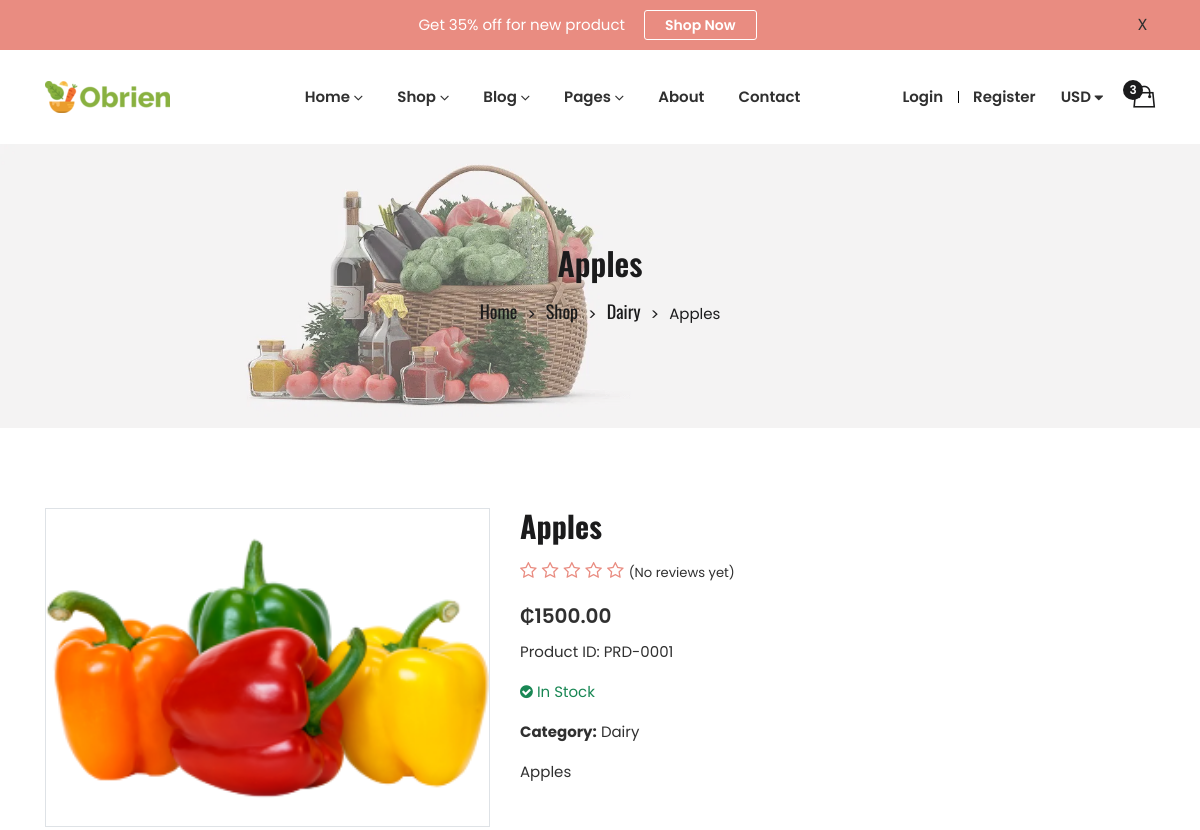
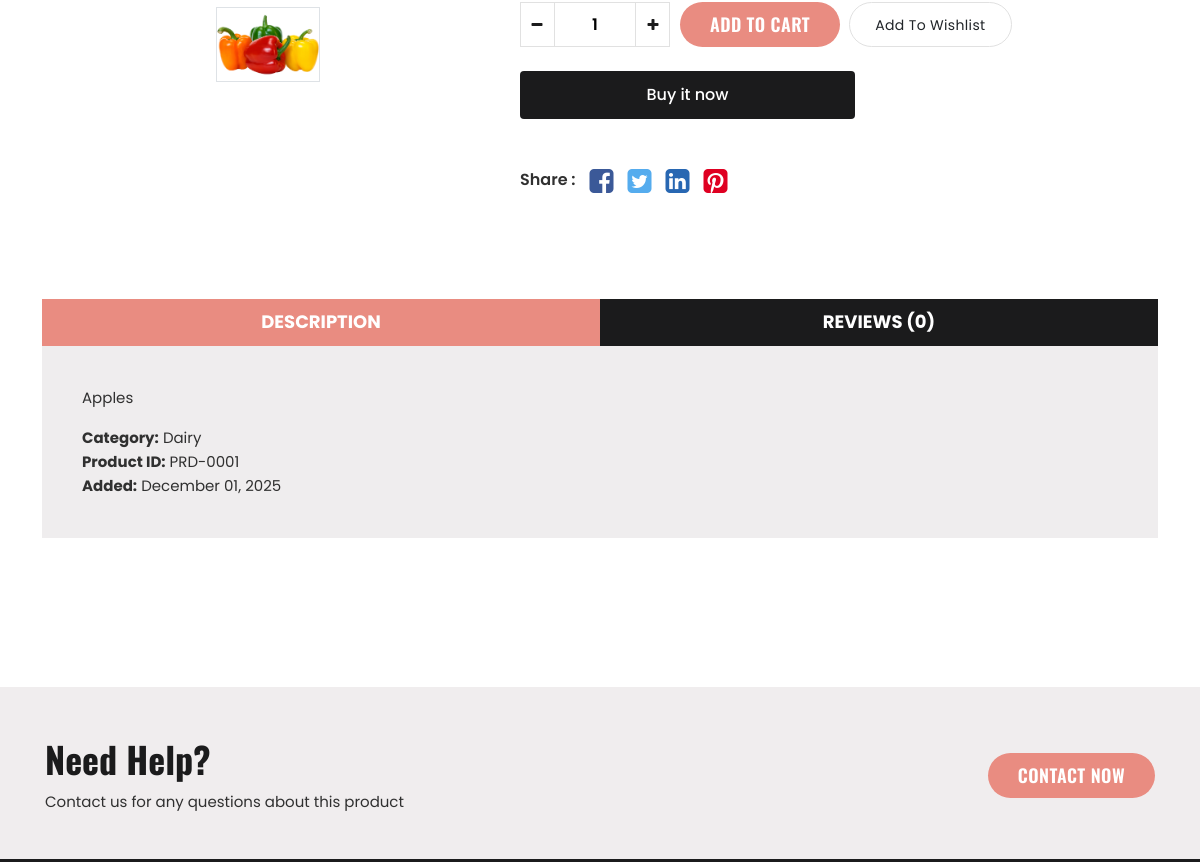
The page /products/products/apples/ (upper part) on the database as committed earlier (2 pictures, top to bottom).
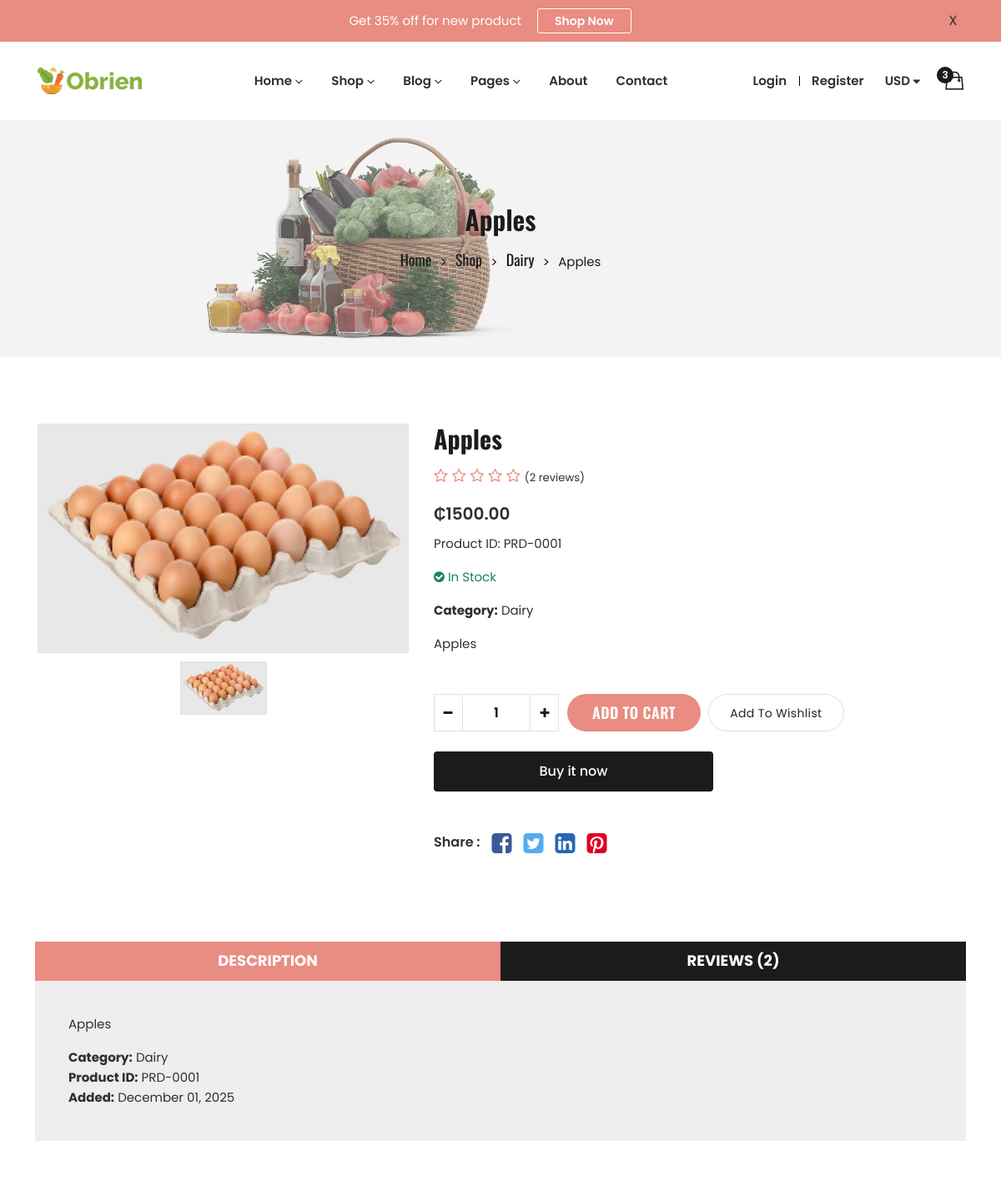
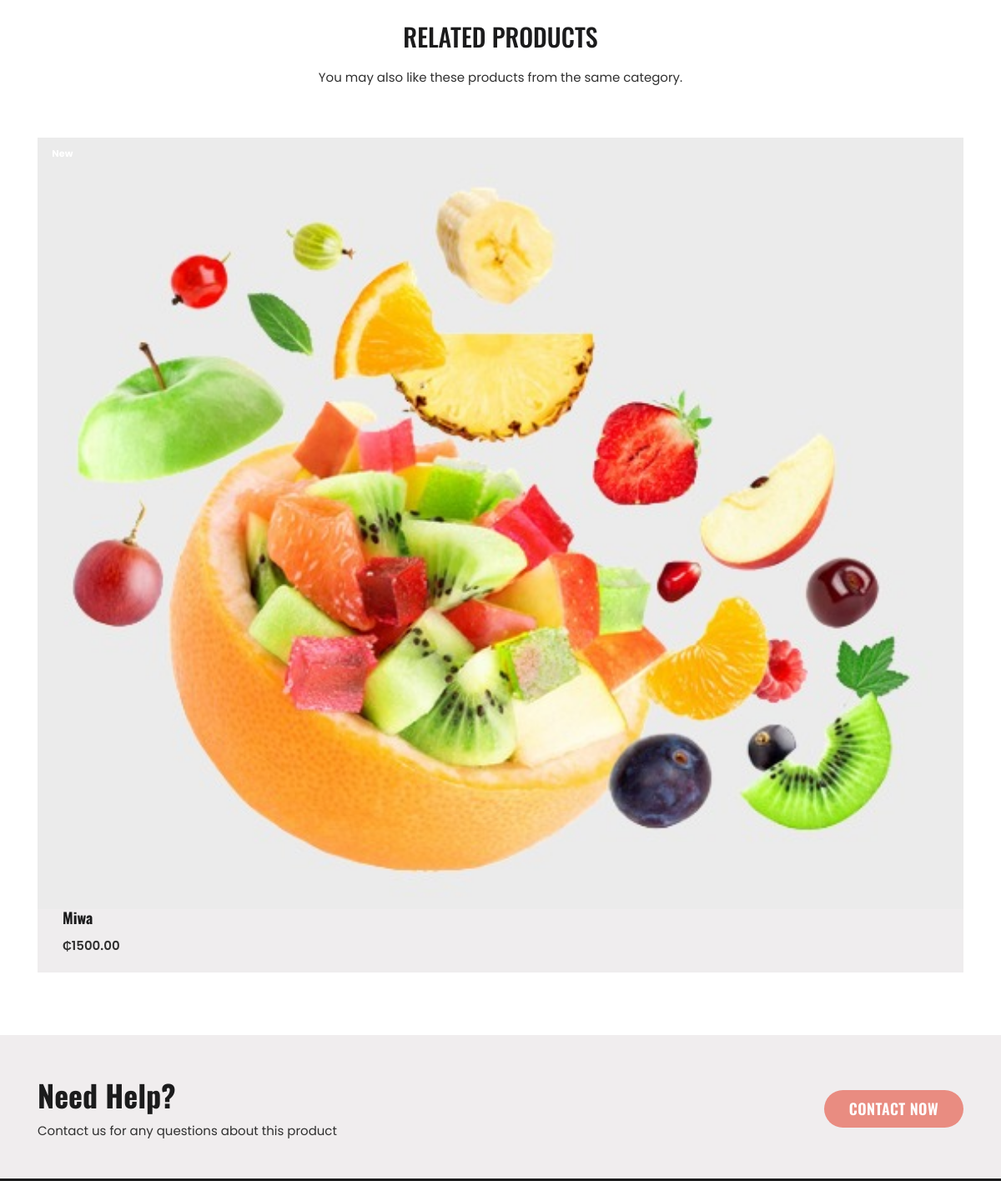
The same page on the database as committed later (2 pictures, top to bottom).
### products/models.py (models this page shows, shortened)
class Product(models.Model):
    product_id = models.CharField(max_length=50, unique=True, editable=False)
    name = models.CharField(max_length=200)
    slug = models.SlugField(max_length=200, unique=True)
    stock = models.PositiveIntegerField(default=0)
    price = models.DecimalField(max_digits=10, decimal_places=2, validators=[MinValueValidator(0)])
    description = models.TextField()
    image = models.ImageField(upload_to=product_image_path)
    is_new = models.BooleanField(default=False)
    category = models.ForeignKey(Category, on_delete=models.SET_NULL, null=True, blank=True, related_name='products')
    is_active = models.BooleanField(default=True)
    created_at = models.DateTimeField(auto_now_add=True)
    updated_at = models.DateTimeField(auto_now=True)
    is_in_basket = models.BooleanField(default=False, editable=False)
    class Meta:
        ordering = ['-created_at']
        indexes = [
            models.Index(fields=['slug']),
            models.Index(fields=['category']),
            models.Index(fields=['is_active']),
            models.Index(fields=['is_new']),
        ]
    def get_absolute_url(self):
        return reverse('products:product_detail', args=[self.slug])

class Category(models.Model):
    name = models.CharField(max_length=100, unique=True)
    slug = models.SlugField(max_length=100, unique=True)
    description = models.TextField(blank=True)
    image = models.ImageField(upload_to='categories/', blank=True, null=True)
    is_active = models.BooleanField(default=True)
    created_at = models.DateTimeField(auto_now_add=True)
    updated_at = models.DateTimeField(auto_now=True)
    class Meta:
        verbose_name_plural = "Categories"
        ordering = ['name']
    def get_absolute_url(self):
        return reverse('products:category_products', args=[self.slug])

### products/views.py (the view, shortened to what this page needs)
# urls.py: path('products/<slug:slug>/', views.ProductDetailView.as_view(), name='product_detail'),
class ProductDetailView(DetailView):
    model = Product
    template_name = 'products/product_detail.html'
    context_object_name = 'product'
    def get_queryset(self):
        return Product.objects.filter(is_active=True).select_related('category')
    def get_context_data(self, **kwargs):
        context = super().get_context_data(**kwargs)
        context['related_products'] = Product.objects.filter(
            category=self.object.category,
            is_active=True
        ).exclude(id=self.object.id)[:4]
        context['baskets_with_product'] = self.object.baskets.filter(is_active=True)[:3]
        context['merchandise'] = Merchandise.objects.filter(is_active=True)[:3]
        reviews = self.object.reviews.filter(is_approved=True).select_related('user')
        context['reviews'] = reviews
        avg_rating = reviews.aggregate(avg_rating=Avg('rating'))['avg_rating']
        context['average_rating'] = round(avg_rating, 1) if avg_rating else 0
        context['total_reviews'] = reviews.count()
        if self.request.user.is_authenticated:
            has_reviewed = self.object.reviews.filter(user=self.request.user).exists()
            if not has_reviewed:
                context['review_form'] = ProductReviewForm()
            else:
                context['has_reviewed'] = True
        else:
            context['review_form'] = None
        return context

### products/models.py (called while the page is built)
    def get_reviewer_name(self):
        if self.user.first_name.strip():
            return self.user.first_name
        return "Anonymous"

### templates/products/product_detail.html (shortened to what the changed rows need)
{% extends 'base.html' %}
{% load static %}
{% block content %}
<div class="shop-wrapper">
    <div class="breadcrumbs-area position-relative">
        <div class="container">
            <div class="row">
                <div class="col-12 text-center">
                    <div class="breadcrumb-content position-relative section-content">
                        <h3 class="title-3">{{ product.name }}</h3>
                        <ul>
                            <li><a href="{% url 'products:home' %}">Home</a></li>
                            <li><a href="{% url 'products:product_list' %}">Shop</a></li>
                            {% if product.category %}
                                <li><a href="{{ product.category.get_absolute_url }}">{{ product.category.name }}</a></li>
                            {% endif %}
                            <li>{{ product.name|truncatechars:30 }}</li>
                        </ul>
                    </div>
                </div>
            </div>
        </div>
    </div>
    <div class="single-product-main-area">
        <div class="container container-default custom-area">
            <div class="row">
                <div class="col-lg-5 col-custom">
                    <div class="product-details-img horizontal-tab">
                        <div class="product-slider popup-gallery product-details_slider" data-slick-options='{
                            "slidesToShow": 1,
                            "arrows": false,
                            "fade": true,
                            "draggable": false,
                            "swipe": false,
                            "asNavFor": ".pd-slider-nav"
                        }'>
                            <div class="single-image border">
                                <a href="{{ product.image.url }}">
                                    <img src="{{ product.image.url }}" alt="{{ product.name }}" class="img-fluid">
                                </a>
                            </div>
                        </div>
                        <div class="pd-slider-nav product-slider" data-slick-options='{
                            "slidesToShow": 4,
                            "asNavFor": ".product-details_slider",
                            "focusOnSelect": true,
                            "arrows": false,
                            "spaceBetween": 30,
                            "vertical": false
                        }'>
                            <div class="single-thumb border">
                                <img src="{{ product.image.url }}" alt="{{ product.name }}" class="img-fluid">
                            </div>
                        </div>
                    </div>
                </div>
                <div class="col-lg-7 col-custom">
                    <div class="product-summery position-relative">
                        <div class="product-head mb-3">
                            <h2 class="product-title">{{ product.name }}</h2>
                        </div>
                        <div class="product-rating mb-3">
                            {% with rating=product.average_rating|floatformat:0 %}
                                {% for i in "12345"|make_list %}
                                    {% if forloop.counter <= rating %}
                                        <i class="fa fa-star"></i>
                                    {% else %}
                                        <i class="fa fa-star-o"></i>
                                    {% endif %}
                                {% endfor %}
                            {% endwith %}
                            {% if total_reviews > 0 %}
                                <span class="small">({{ total_reviews }} review{{ total_reviews|pluralize }})</span>
                            {% else %}
                                <span class="small">(No reviews yet)</span>
                            {% endif %}
                        </div>
                        <div class="price-box mb-2">
                            <span class="regular-price">₵{{ product.price }}</span>
                        </div>
                        <div class="sku mb-3">
                            <span>Product ID: {{ product.product_id }}</span>
                        </div>
                        <div class="stock-status mb-3">
                            {% if product.stock > 0 %}
                                <span class="text-success">
                                </span>
                            {% else %}
                                <span class="text-danger">
                                    <i class="fa fa-times-circle"></i> Out of Stock
                                </span>
                            {% endif %}
                        </div>
                        {% if product.category %}
                        <div class="category mb-3">
                            <span><strong>Category:</strong> <a href="{{ product.category.get_absolute_url }}">{{ product.category.name }}</a></span>
                        </div>
                        {% endif %}
                        <p class="desc-content mb-5">{{ product.description }}</p>
                        <div class="quantity-with_btn mb-4">
                            <div class="quantity">
                            </div>
                            <div class="add-to_cart">
                            </div>
                        </div>
                        {% if product.stock > 0 %}
                        <div class="buy-button mb-5">
                            <a href="#" class="btn obrien-button-3 black-button">Buy it now</a>
                        </div>
                        {% endif %}
                        <div class="social-share mb-4">
                            <span>Share :</span>
                            <a href="#"><i class="fa fa-facebook-square facebook-color"></i></a>
                            <a href="#"><i class="fa fa-twitter-square twitter-color"></i></a>
                            <a href="#"><i class="fa fa-linkedin-square linkedin-color"></i></a>
                            <a href="#"><i class="fa fa-pinterest-square pinterest-color"></i></a>
                        </div>
                    </div>
                </div>
            </div>
            <div class="row mt-no-text">
                <div class="col-lg-12">
                    <ul class="nav nav-tabs" id="myTab" role="tablist">
                        <li class="nav-item">
                            <a class="nav-link text-uppercase" id="reviews-tab" data-bs-toggle="tab" href="#reviews" role="tab" aria-selected="false">Reviews ({{ total_reviews }})</a>
                        </li>
                    </ul>
                    <div class="tab-content mb-text" id="myTabContent">
                        <div class="tab-pane fade show active" id="description" role="tabpanel" aria-labelledby="description-tab">
                            <div class="desc-content">
                                <p class="mb-3">{{ product.description }}</p>
                                {% if product.category %}
                                <p><strong>Category:</strong> <a href="{{ product.category.get_absolute_url }}">{{ product.category.name }}</a></p>
                                {% endif %}
                                <p><strong>Product ID:</strong> {{ product.product_id }}</p>
                                <p><strong>Added:</strong> {{ product.created_at|date:"F d, Y" }}</p>
                            </div>
                        </div>
                    </div>
                </div>
            </div>
        </div>
    </div>
    {% if related_products %}
    <div class="product-area mb-text">
        <div class="container container-default custom-area">
            <div class="row">
                <div class="col-lg-5 m-auto text-center col-custom">
                    <div class="section-content">
                        <h2 class="title-1 text-uppercase">Related Products</h2>
                        <div class="desc-content">
                            <p>You may also like these products from the same category.</p>
                        </div>
                    </div>
                </div>
            </div>
            <div class="row">
                <div class="col-lg-12 product-wrapper col-custom">
                    <div class="product-slider">
                        {% for related in related_products %}
                        <div class="single-item">
                            <div class="single-product position-relative">
                                <div class="product-image">
                                    <a class="d-block" href="{{ related.get_absolute_url }}">
                                        <img src="{{ related.image.url }}" alt="{{ related.name }}" class="product-image-1 w-100">
                                    </a>
                                    {% if related.stock <= 0 %}
                                        <div class="label-product">
                                            <span class="label-sale position-absolute text-uppercase text-white text-center d-block">Soldout</span>
                                        </div>
                                    {% elif related.is_new %}
                                        <span class="badge badge-warning position-absolute" style="top:10px;left:10px;">New</span>
                                    {% endif %}
                                </div>
                                <div class="product-content">
                                    <div class="product-title">
                                        <h4 class="title-2">
                                            <a href="{{ related.get_absolute_url }}">{{ related.name|truncatechars:40 }}</a>
                                        </h4>
                                    </div>
                                    <div class="price-box">
                                        <span class="regular-price">₵{{ related.price }}</span>
                                    </div>
                                </div>
                                <div class="add-action d-flex position-absolute">
                                </div>
                            </div>
                        </div>
                        {% endfor %}
                    </div>
                </div>
            </div>
        </div>
    </div>
    {% endif %}
    <div class="support-area">
        <div class="container container-default custom-area">
            <div class="row">
                <div class="col-lg-12 col-custom">
                    <div class="support-wrapper d-flex">
                        <div class="support-content">
                            <h1 class="title">Need Help?</h1>
                        </div>
                    </div>
                </div>
            </div>
        </div>
    </div>
</div>
{% endblock %}

Rows that differ between the two databases and show on the page:
changed Product "Apples": image: a different picture
added Product: image (picture), stock "New", name "Miwa", price "1500.00"
Other text that changed with them:
{{ total_reviews }}: (not shown) → "2"
{{ total_reviews }}: "0" → "2"
text no longer shown: "(No reviews yet)"
text now shown: "( review ) RELATED PRODUCTS You may also like these products from the same category."
